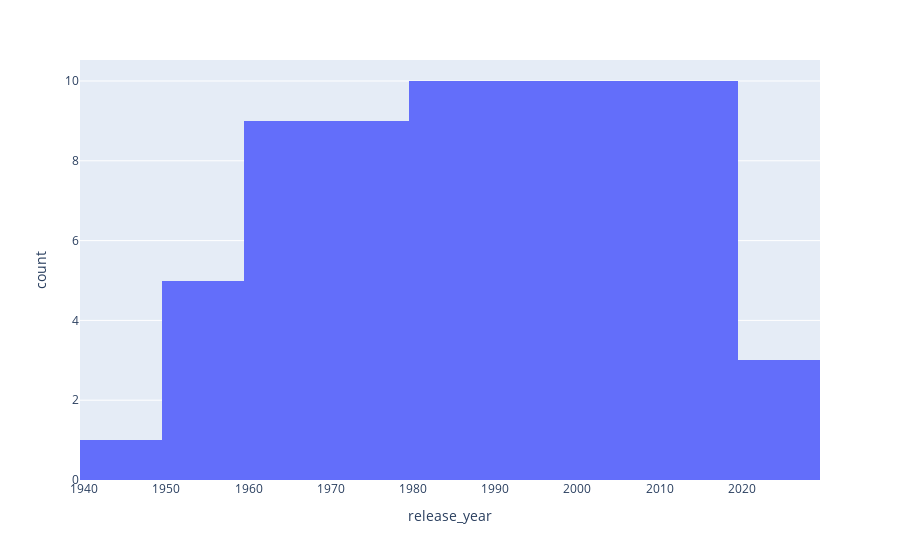

This figure's notebook cell:
### Code cell
px.histogram(totals,
             x="release_year",
             nbins=15, )

### Figure 1 — Plotly figure (JSON) as saved in the notebook; plotly's stock layout.template omitted (floating-point values rounded to 4 significant figures)
{"data": [{"alignmentgroup": "True", "bingroup": "x", "hovertemplate": "release_year=%{x}<br>count=%{y}<extra></extra>", "legendgroup": "", "marker": {"color": "#636efa", "pattern": {"shape": ""}}, "name": "", "nbinsx": 15, "offsetgroup": "", "orientation": "v", "showlegend": false, "x": [1945, 1953, 1954, 1956, 1958, 1959, 1960, 1961, 1962, 1963, 1964, 1966, 1967, 1968, 1969, 1971, 1972, 1973, 1974, 1975, 1976, 1977, 1978, 1979, 1980, 1981, 1982, 1983, 1984, 1985, 1986, 1987, 1988, 1989, 1990, 1991, 1992, 1993, 1994, 1995, 1996, 1997, 1998, 1999, 2000, 2001, 2002, 2003, 2004, 2005, 2006, 2007, 2008, 2009, 2010, 2011, 2012, 2013, 2014, 2015, 2016, 2017, 2018, 2019, 2020, 2021, 2022], "xaxis": "x", "yaxis": "y", "type": "histogram"}], "layout": {"xaxis": {"anchor": "y", "domain": [0.0, 1.0], "title": {"text": "release_year"}}, "yaxis": {"anchor": "x", "domain": [0.0, 1.0], "title": {"text": "count"}}, "legend": {"tracegroupgap": 0}, "margin": {"t": 60}, "barmode": "relative"}}
